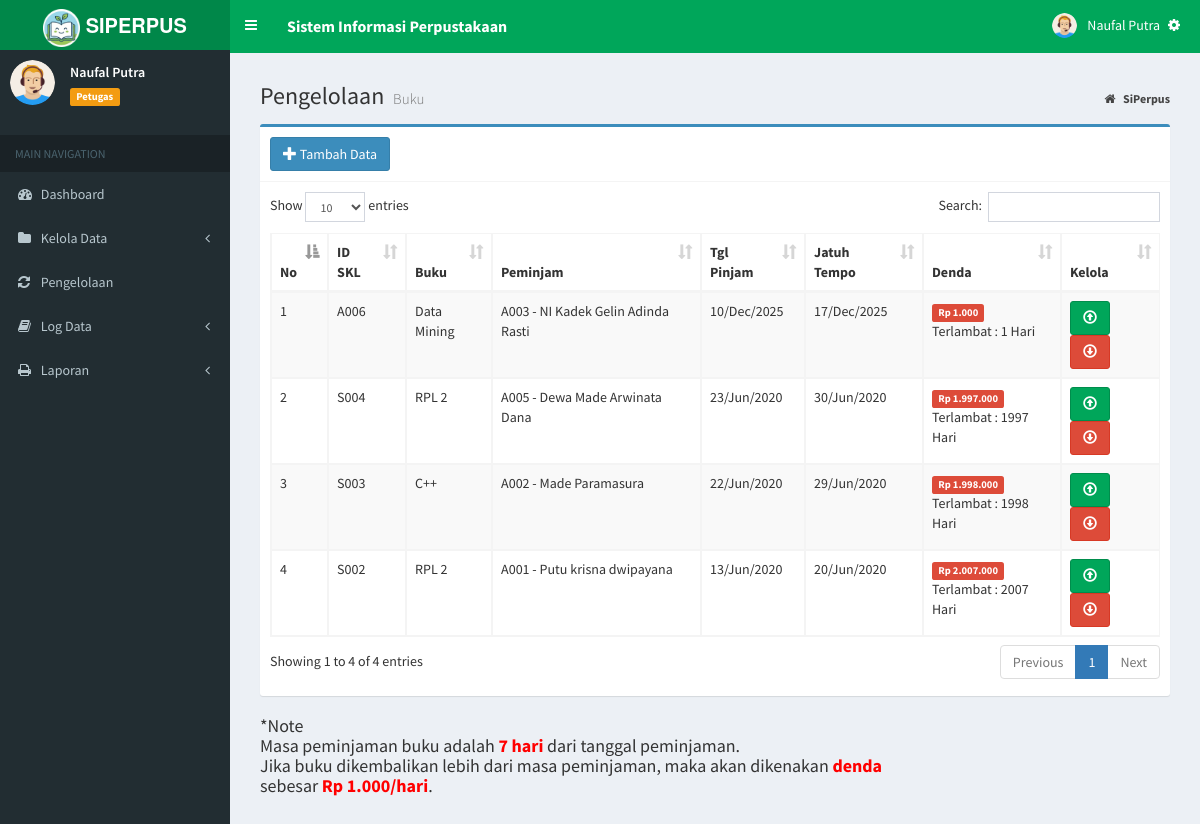
The app's page /index.php?page=data_sirkul (signed in), older data.
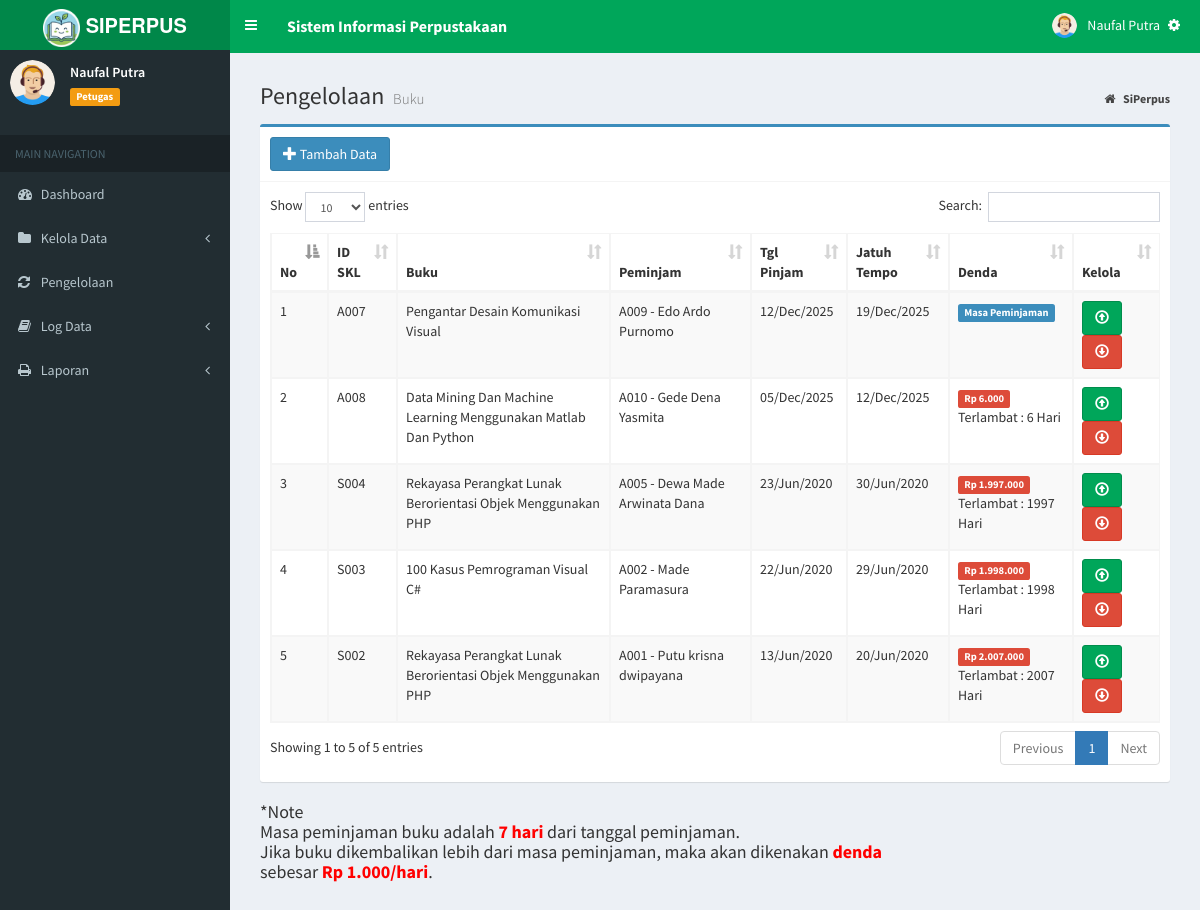
The same page, newer data.
### tables this page shows
CREATE TABLE `tb_sirkulasi` (
  `id_sk` varchar(20) NOT NULL,
  `id_buku` varchar(10) NOT NULL,
  `id_anggota` varchar(10) NOT NULL,
  `tgl_pinjam` date NOT NULL,
  `tgl_kembali` date NOT NULL,
  `status` enum('PIN','KEM') NOT NULL,
  `tgl_dikembalikan` date DEFAULT NULL,
  PRIMARY KEY (`id_sk`),
  KEY `id_buku` (`id_buku`),
  KEY `id_anggota` (`id_anggota`),
  CONSTRAINT `tb_sirkulasi_ibfk_1` FOREIGN KEY (`id_buku`) REFERENCES `tb_buku` (`id_buku`) ON DELETE CASCADE ON UPDATE CASCADE,
  CONSTRAINT `tb_sirkulasi_ibfk_2` FOREIGN KEY (`id_anggota`) REFERENCES `tb_anggota` (`id_anggota`) ON DELETE CASCADE ON UPDATE CASCADE
);

CREATE TABLE `tb_buku` (
  `id_buku` varchar(10) NOT NULL,
  `judul_buku` varchar(500) NOT NULL,
  `pengarang` varchar(100) NOT NULL,
  `penerbit` varchar(100) NOT NULL,
  `th_terbit` year NOT NULL,
  `foto_buku` varchar(255) DEFAULT NULL,
  PRIMARY KEY (`id_buku`)
);

CREATE TABLE `tb_anggota` (
  `id_anggota` varchar(10) NOT NULL,
  `nama` varchar(100) DEFAULT NULL,
  `jekel` enum('Laki-laki','Perempuan') NOT NULL,
  `jurusan` varchar(50) NOT NULL,
  `no_hp` varchar(15) NOT NULL,
  PRIMARY KEY (`id_anggota`)
);

### admin/sirkul/data_sirkul.php (the view)
<section class="content-header">
    <h1>
        Pengelolaan
        <small>Buku</small>
    </h1>
    <ol class="breadcrumb">
        <li>
            <a href="index.php">
                <i class="fa fa-home"></i>
                <b>SiPerpus</b>
            </a>
        </li>
    </ol>
</section>
<section class="content">
    <div class="box box-primary">
        <div class="box-header with-border">
            <a href="?page=add_sirkul" title="Tambah Data" class="btn btn-primary">
                <i class="glyphicon glyphicon-plus"></i> Tambah Data</a>
        </div>
        <div class="box-body">
            <div class="table-responsive">
                <table id="example1" class="table table-bordered table-striped">
                    <thead>
                        <tr>
                            <th>No</th>
                            <th>ID SKL</th>
                            <th>Buku</th>
                            <th>Peminjam</th>
                            <th>Tgl Pinjam</th>
                            <th>Jatuh Tempo</th>
                            <th>Denda</th>
                            <th>Kelola</th>
                        </tr>
                    </thead>
                    <tbody>
                        <?php
                        $no = 1;
                        $sql = $koneksi->query("SELECT s.id_sk, b.judul_buku,
                  a.id_anggota,
                  a.nama,
                  s.tgl_pinjam,
                  s.tgl_kembali
                  from tb_sirkulasi s inner join tb_buku b on s.id_buku=b.id_buku
                  inner join tb_anggota a on s.id_anggota=a.id_anggota where status='PIN' order by tgl_pinjam desc");
                        while ($data = $sql->fetch_assoc()) {
                        ?>
                            <tr>
                                <td>
                                    <?php echo $no++; ?>
                                </td>
                                <td>
                                    <?php echo $data['id_sk']; ?>
                                </td>
                                <td>
                                    <?php echo $data['judul_buku']; ?>
                                </td>
                                <td>
                                    <?php echo $data['id_anggota']; ?>
                                    -
                                    <?php echo $data['nama']; ?>
                                </td>
                                <td>
                                    <?php $tgl = $data['tgl_pinjam'];
                                    echo date("d/M/Y", strtotime($tgl)) ?>
                                </td>
                                <td>
                                    <?php $tgl = $data['tgl_kembali'];
                                    echo date("d/M/Y", strtotime($tgl)) ?>
                                </td>
                                <?php
                                $u_denda = 1000;
                                $tgl1 = date("Y-m-d");
                                $tgl2 = $data['tgl_kembali'];
                                $pecah1 = explode("-", $tgl1);
                                $date1 = $pecah1[2];
                                $month1 = $pecah1[1];
                                $year1 = $pecah1[0];
                                $pecah2 = explode("-", $tgl2);
                                $date2 = $pecah2[2];
                                $month2 = $pecah2[1];
                                $year2 =  $pecah2[0];
                                $jd1 = GregorianToJD($month1, $date1, $year1);
                                $jd2 = GregorianToJD($month2, $date2, $year2);
                                $selisih = $jd1 - $jd2;
                                $denda = $selisih * $u_denda;
                                ?>
                                <td>
                                    <?php if ($selisih <= 0) { ?>
                                        <span class="label label-primary">Masa Peminjaman</span>
                                    <?php } elseif ($selisih > 0) { ?>
                                        <span class="label label-danger">
                                            Rp <?= number_format($denda, 0, ',', '.') ?>
                                        </span>
                                        <br> Terlambat :
                                        <?= $selisih ?>
                                        Hari
                                </td>
                            <?php } ?>
                            <td>
                                <a href="?page=panjang&kode=<?php echo $data['id_sk']; ?>" onclick="return confirm('Perpanjang Data Ini ?')" title="Perpanjang" class="btn btn-success">
                                    <i class="glyphicon glyphicon-upload"></i>
                                </a>
                                <a href="?page=kembali&kode=<?php echo $data['id_sk']; ?>" onclick="return confirm('Kembalikan Buku Ini ?')" title="Kembalikan" class="btn btn-danger">
                                    <i class="glyphicon glyphicon-download"></i>
                                </a>
                            </td>
                            </tr>
                        <?php
                        }
                        ?>
                    </tbody>
                </table>
            </div>
        </div>
    </div>
    <h4> *Note
        <br> Masa peminjaman buku adalah <span style="color:red; font-weight:bold;">7 hari</span> dari tanggal peminjaman.
        <br> Jika buku dikembalikan lebih dari masa peminjaman, maka akan dikenakan <span style="color:red; font-weight:bold;">denda</span>
        <br> sebesar <span style="color:red; font-weight:bold;">Rp 1.000/hari</span>.
    </h4>
</section>

Row changes from the older to the newer data that the page shows:
no longer on this page (row edited): tb_sirkulasi: id_sk "A006", id_buku.judul_buku "Data Mining", id_anggota.id_anggota "A003", id_anggota.nama "NI Kadek Gelin Adinda Rasti", tgl_pinjam "10/Dec/2025", tgl_kembali "17/Dec/2025", tgl_kembali "1.000", tgl_kembali "1"
added tb_sirkulasi: id_sk "A007", id_buku.judul_buku "Pengantar Desain Komunikasi Visual", id_anggota.id_anggota "A009", id_anggota.nama "Edo Ardo Purnomo", tgl_pinjam "12/Dec/2025", tgl_kembali "19/Dec/2025", shows "Masa Peminjaman"
added tb_sirkulasi: id_sk "A008", id_buku.judul_buku "Data Mining Dan Machine Learning Menggunakan Matlab Dan Python", id_anggota.id_anggota "A010", id_anggota.nama "Gede Dena Yasmita", tgl_pinjam "05/Dec/2025", tgl_kembali "12/Dec/2025", tgl_kembali "6.000", tgl_kembali "6"
changed through a linked row, tb_sirkulasi "23/Jun/2020": id_buku.judul_buku "RPL 2" → "Rekayasa Perangkat Lunak Berorientasi Objek Menggunakan PHP"
changed through a linked row, tb_sirkulasi "Made Paramasura": id_buku.judul_buku "C++" → "100 Kasus Pemrograman Visual C#"
changed through a linked row, tb_sirkulasi "13/Jun/2020": id_buku.judul_buku "RPL 2" → "Rekayasa Perangkat Lunak Berorientasi Objek Menggunakan PHP"
Text that changed along with them:
text written by a page script: "Show entries Search: Showing 1 to 4 of 4 entries Previous 1 Next" → "Show entries Search: Showing 1 to 5 of 5 entries Previous 1 Next"
